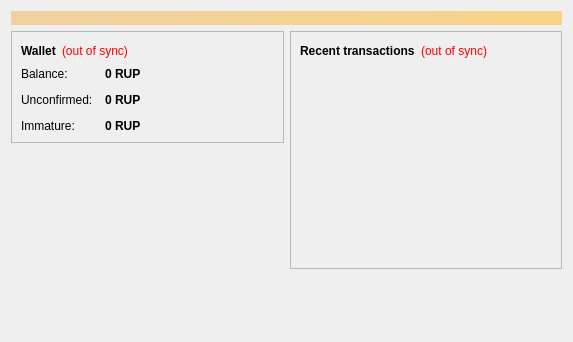
<?xml version="1.0" encoding="UTF-8"?>
<ui version="4.0">
 <class>OverviewPage</class>
 <widget class="QWidget" name="OverviewPage">
  <property name="geometry">
   <rect>
    <x>0</x>
    <y>0</y>
    <width>573</width>
    <height>342</height>
   </rect>
  </property>
  <property name="windowTitle">
   <string>Form</string>
  </property>
  <layout class="QVBoxLayout" name="topLayout">
   <item>
    <widget class="QLabel" name="labelAlerts">
     <property name="visible">
      <bool>false</bool>
     </property>
     <property name="styleSheet">
      <string notr="true">background-color: qlineargradient(x1: 0, y1: 0, x2: 1, y2: 0, stop:0 #F0D0A0, stop:1 #F8D488); color:#000000;</string>
     </property>
     <property name="wordWrap">
      <bool>true</bool>
     </property>
     <property name="margin">
      <number>3</number>
     </property>
    </widget>
   </item>
   <item>
    <layout class="QHBoxLayout" name="horizontalLayout" stretch="1,1">
     <item>
      <layout class="QVBoxLayout" name="verticalLayout_2">
       <item>
        <widget class="QFrame" name="frame">
         <property name="frameShape">
          <enum>QFrame::StyledPanel</enum>
         </property>
         <property name="frameShadow">
          <enum>QFrame::Raised</enum>
         </property>
         <layout class="QVBoxLayout" name="verticalLayout_4">
          <item>
           <layout class="QHBoxLayout" name="horizontalLayout_4">
            <item>
             <widget class="QLabel" name="label_5">
              <property name="font">
               <font>
                <weight>75</weight>
                <bold>true</bold>
               </font>
              </property>
              <property name="text">
               <string>Wallet</string>
              </property>
             </widget>
            </item>
            <item>
             <widget class="QLabel" name="labelWalletStatus">
              <property name="toolTip">
               <string>The displayed information may be out of date. Your wallet automatically synchronizes with the RUPEE network after a connection is established, but this process has not completed yet.</string>
              </property>
              <property name="styleSheet">
               <string notr="true">QLabel { color: red; }</string>
              </property>
              <property name="text">
               <string notr="true">(out of sync)</string>
              </property>
              <property name="alignment">
               <set>Qt::AlignLeading|Qt::AlignLeft|Qt::AlignVCenter</set>
              </property>
             </widget>
            </item>
            <item>
             <spacer name="horizontalSpacer_2">
              <property name="orientation">
               <enum>Qt::Horizontal</enum>
              </property>
              <property name="sizeHint" stdset="0">
               <size>
                <width>40</width>
                <height>20</height>
               </size>
              </property>
             </spacer>
            </item>
           </layout>
          </item>
          <item>
           <layout class="QFormLayout" name="formLayout_2">
            <property name="fieldGrowthPolicy">
             <enum>QFormLayout::AllNonFixedFieldsGrow</enum>
            </property>
            <property name="horizontalSpacing">
             <number>12</number>
            </property>
            <property name="verticalSpacing">
             <number>12</number>
            </property>
            <item row="0" column="0">
             <widget class="QLabel" name="label">
              <property name="text">
               <string>Balance:</string>
              </property>
             </widget>
            </item>
            <item row="0" column="1">
             <widget class="QLabel" name="labelBalance">
              <property name="font">
               <font>
                <weight>75</weight>
                <bold>true</bold>
               </font>
              </property>
              <property name="cursor">
               <cursorShape>IBeamCursor</cursorShape>
              </property>
              <property name="toolTip">
               <string>Your current balance</string>
              </property>
              <property name="text">
               <string notr="true">0 RUP</string>
              </property>
              <property name="textInteractionFlags">
               <set>Qt::LinksAccessibleByMouse|Qt::TextSelectableByKeyboard|Qt::TextSelectableByMouse</set>
              </property>
             </widget>
            </item>
            <item row="1" column="0">
             <widget class="QLabel" name="label_3">
              <property name="text">
               <string>Unconfirmed:</string>
              </property>
             </widget>
            </item>
            <item row="1" column="1">
             <widget class="QLabel" name="labelUnconfirmed">
              <property name="font">
               <font>
                <weight>75</weight>
                <bold>true</bold>
               </font>
              </property>
              <property name="cursor">
               <cursorShape>IBeamCursor</cursorShape>
              </property>
              <property name="toolTip">
               <string>Total of transactions that have yet to be confirmed, and do not yet count toward the current balance</string>
              </property>
              <property name="text">
               <string notr="true">0 RUP</string>
              </property>
              <property name="textInteractionFlags">
               <set>Qt::LinksAccessibleByMouse|Qt::TextSelectableByKeyboard|Qt::TextSelectableByMouse</set>
              </property>
             </widget>
            </item>
            <item row="2" column="0">
             <widget class="QLabel" name="labelImmatureText">
              <property name="text">
               <string>Immature:</string>
              </property>
             </widget>
            </item>
            <item row="2" column="1">
             <widget class="QLabel" name="labelImmature">
              <property name="font">
               <font>
                <weight>75</weight>
                <bold>true</bold>
               </font>
              </property>
              <property name="toolTip">
               <string>Mined balance that has not yet matured</string>
              </property>
              <property name="text">
               <string notr="true">0 RUP</string>
              </property>
              <property name="textInteractionFlags">
               <set>Qt::LinksAccessibleByMouse|Qt::TextSelectableByKeyboard|Qt::TextSelectableByMouse</set>
              </property>
             </widget>
            </item>
           </layout>
          </item>
         </layout>
        </widget>
       </item>
       <item>
        <spacer name="verticalSpacer">
         <property name="orientation">
          <enum>Qt::Vertical</enum>
         </property>
         <property name="sizeHint" stdset="0">
          <size>
           <width>20</width>
           <height>40</height>
          </size>
         </property>
        </spacer>
       </item>
      </layout>
     </item>
     <item>
      <layout class="QVBoxLayout" name="verticalLayout_3">
       <item>
        <widget class="QFrame" name="frame_2">
         <property name="frameShape">
          <enum>QFrame::StyledPanel</enum>
         </property>
         <property name="frameShadow">
          <enum>QFrame::Raised</enum>
         </property>
         <layout class="QVBoxLayout" name="verticalLayout">
          <item>
           <layout class="QHBoxLayout" name="horizontalLayout_2">
            <item>
             <widget class="QLabel" name="label_4">
              <property name="text">
               <string>&lt;b&gt;Recent transactions&lt;/b&gt;</string>
              </property>
             </widget>
            </item>
            <item>
             <widget class="QLabel" name="labelTransactionsStatus">
              <property name="toolTip">
               <string>The displayed information may be out of date. Your wallet automatically synchronizes with the RUPEE network after a connection is established, but this process has not completed yet.</string>
              </property>
              <property name="styleSheet">
               <string notr="true">QLabel { color: red; }</string>
              </property>
              <property name="text">
               <string notr="true">(out of sync)</string>
              </property>
              <property name="alignment">
               <set>Qt::AlignRight|Qt::AlignTrailing|Qt::AlignVCenter</set>
              </property>
             </widget>
            </item>
            <item>
             <spacer name="horizontalSpacer">
              <property name="orientation">
               <enum>Qt::Horizontal</enum>
              </property>
              <property name="sizeHint" stdset="0">
               <size>
                <width>40</width>
                <height>20</height>
               </size>
              </property>
             </spacer>
            </item>
           </layout>
          </item>
          <item>
           <widget class="QListView" name="listTransactions">
            <property name="styleSheet">
             <string notr="true">QListView { background: transparent; }</string>
            </property>
            <property name="frameShape">
             <enum>QFrame::NoFrame</enum>
            </property>
            <property name="verticalScrollBarPolicy">
             <enum>Qt::ScrollBarAlwaysOff</enum>
            </property>
            <property name="horizontalScrollBarPolicy">
             <enum>Qt::ScrollBarAlwaysOff</enum>
            </property>
            <property name="selectionMode">
             <enum>QAbstractItemView::NoSelection</enum>
            </property>
           </widget>
          </item>
         </layout>
        </widget>
       </item>
       <item>
        <spacer name="verticalSpacer_2">
         <property name="orientation">
          <enum>Qt::Vertical</enum>
         </property>
         <property name="sizeHint" stdset="0">
          <size>
           <width>20</width>
           <height>40</height>
          </size>
         </property>
        </spacer>
       </item>
      </layout>
     </item>
    </layout>
   </item>
  </layout>
 </widget>
 <resources/>
 <connections/>
</ui>
